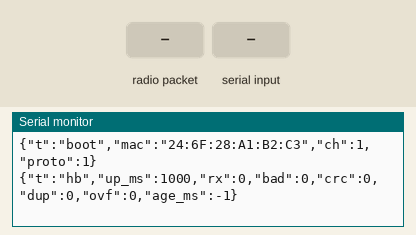
Simulated run of this program. Board: ESP32-S3. On the bench: the last lines printed to the serial monitor. Inputs (shaded band) come from the test bench.

Above: at 1.2 s.
1.3 s: radio packet "1" arrives
At 2.6 s:
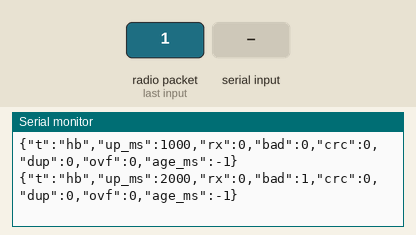
2.8 s: "1\n" received over Serial
At 3.6 s:
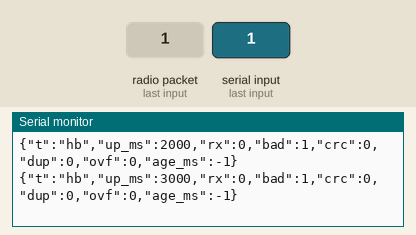
Timing chart, 0 to 5.8 s (numbered marks = the images above; inputs shaded):
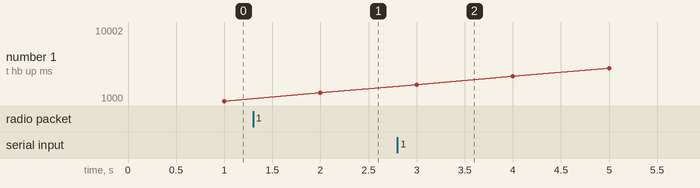

The program:

main.cpp
```cpp
// TECH12000 固定端固件：
//   ESP-NOW 收包 -> 校验/去重 -> 加接收时间 -> 每包一行 JSON 发给电脑
//   电脑 -> 一行 JSON 指令 -> LED
//   可选实体按钮 -> 上报事件（只上报，不在固件里做任何执行决定）
#include <Arduino.h>
#include <WiFi.h>
#include <esp_now.h>
#include <esp_wifi.h>
#include "esp_timer.h"

#include "board_config.h"
#include "protocol.h"

struct RxItem {
  t12k_imu_packet_t pkt;
  uint64_t t_rx_us;
  int8_t rssi;
  uint8_t len;
};

static QueueHandle_t g_q;
static volatile uint32_t g_overflow = 0;
static uint32_t g_rx = 0, g_bad = 0, g_crc = 0, g_dup = 0;
static uint32_t g_last_dev = 0, g_last_ses = 0, g_last_seq = 0;
static uint64_t g_last_rx_us = 0;
static uint32_t g_last_pc_ms = 0;
static bool g_pc_seen = false;

enum LedPattern { LED_INIT, LED_READY, LED_SUSPECT, LED_TRIGGERED, LED_FAULT };
static LedPattern g_led = LED_INIT;

// 回调在 Wi-Fi 任务里执行：只打时间戳、入队，不做串口输出
static void enqueue(const uint8_t *data, int len, int8_t rssi) {
  RxItem it;
  it.t_rx_us = esp_timer_get_time();
  it.rssi = rssi;
  it.len = (uint8_t)min(len, 255);
  memset(&it.pkt, 0, sizeof(it.pkt));
  memcpy(&it.pkt, data, min((size_t)len, sizeof(it.pkt)));
  if (xQueueSend(g_q, &it, 0) != pdTRUE) g_overflow = g_overflow + 1;  // 电脑没在读：丢新包并计数，不阻塞
}

#if ESP_ARDUINO_VERSION_MAJOR >= 3
static void on_recv(const esp_now_recv_info_t *info, const uint8_t *data, int len) {
  enqueue(data, len, info->rx_ctrl ? info->rx_ctrl->rssi : 0);
}
#else
static void on_recv(const uint8_t *mac, const uint8_t *data, int len) { enqueue(data, len, 0); }
#endif

static void led_write(int pin, bool on) {
  if (pin < 0) return;
  digitalWrite(pin, (on == (bool)LED_ACTIVE_HIGH) ? HIGH : LOW);
}

#ifdef LED_PIN_GREEN
static const int kGreen = LED_PIN_GREEN;
#else
static const int kGreen = -1;
#endif
#ifdef LED_PIN_YELLOW
static const int kYellow = LED_PIN_YELLOW;
#else
static const int kYellow = -1;
#endif
#ifdef LED_PIN_RED
static const int kRed = LED_PIN_RED;
#else
static const int kRed = -1;
#endif

static void led_update() {
  bool blink = (millis() / 250) % 2;
  LedPattern p = g_led;
  if (!g_pc_seen || millis() - g_last_pc_ms > PC_TIMEOUT_MS) p = LED_FAULT;
  led_write(kGreen, p == LED_READY);
  led_write(kYellow, p == LED_SUSPECT || (p == LED_INIT && blink));
  led_write(kRed, p == LED_TRIGGERED || (p == LED_FAULT && blink));
}

// 指令是电脑端 json.dumps 生成的紧凑单行，这里只做关键字匹配，不引入 JSON 库
static void handle_line(const char *s) {
  g_pc_seen = true;
  g_last_pc_ms = millis();
  if (!strstr(s, "\"t\":\"led\"")) return;
  if (strstr(s, "\"state\":\"ready\"")) g_led = LED_READY;
  else if (strstr(s, "\"state\":\"suspected_fall\"")) g_led = LED_SUSPECT;
  else if (strstr(s, "\"state\":\"triggered\"")) g_led = LED_TRIGGERED;
  else if (strstr(s, "\"state\":\"fault\"")) g_led = LED_FAULT;
  else g_led = LED_INIT;
}

static void poll_serial() {
  static char buf[160];
  static size_t n = 0;
  while (Serial.available()) {
    char c = (char)Serial.read();
    if (c == '\n') {
      buf[n] = 0;
      if (n) handle_line(buf);
      n = 0;
    } else if (n < sizeof(buf) - 1) {
      buf[n++] = c;
    } else {
      n = 0;  // 超长行丢弃
    }
  }
}

static void poll_button() {
#ifdef BUTTON_PIN
  static bool last = true;
  static uint32_t t_change = 0;
  bool now = digitalRead(BUTTON_PIN);
  if (now != last && millis() - t_change > 30) {
    last = now;
    t_change = millis();
    Serial.printf("{\"t\":\"btn\",\"ev\":\"%s\",\"trx\":%llu}\n", now ? "release" : "press",
                  (unsigned long long)esp_timer_get_time());
  }
#endif
}

void setup() {
  Serial.begin(SERIAL_BAUD);
  for (int pin : {kGreen, kYellow, kRed})
    if (pin >= 0) pinMode(pin, OUTPUT);
#ifdef BUTTON_PIN
  pinMode(BUTTON_PIN, INPUT_PULLUP);
#endif
  g_q = xQueueCreate(64, sizeof(RxItem));

  WiFi.mode(WIFI_STA);
  esp_wifi_set_channel(ESPNOW_CHANNEL, WIFI_SECOND_CHAN_NONE);
  if (esp_now_init() != ESP_OK) {
    Serial.println("{\"t\":\"log\",\"msg\":\"esp_now_init failed\"}");
    delay(1000);
    ESP.restart();
  }
  esp_now_register_recv_cb(on_recv);
  uint8_t mac[6];
  esp_wifi_get_mac(WIFI_IF_STA, mac);
  Serial.printf("{\"t\":\"boot\",\"mac\":\"%02X:%02X:%02X:%02X:%02X:%02X\",\"ch\":%d,\"proto\":%d}\n",
                mac[0], mac[1], mac[2], mac[3], mac[4], mac[5], ESPNOW_CHANNEL, T12K_VERSION);
}

void loop() {
  RxItem it;
  while (xQueueReceive(g_q, &it, 0) == pdTRUE) {
    const t12k_imu_packet_t &p = it.pkt;
    if (it.len != sizeof(t12k_imu_packet_t) || p.magic != T12K_MAGIC || p.version != T12K_VERSION) {
      g_bad++;
      continue;
    }
    if (t12k_crc16((const uint8_t *)&p, offsetof(t12k_imu_packet_t, crc16)) != p.crc16) {
      g_crc++;
      continue;
    }
    if (p.device_id == g_last_dev && p.session_id == g_last_ses && p.seq == g_last_seq) {
      g_dup++;  // 链路层重传造成的重复包
      continue;
    }
    g_last_dev = p.device_id;
    g_last_ses = p.session_id;
    g_last_seq = p.seq;
    g_last_rx_us = it.t_rx_us;
    g_rx++;
    char ti[24] = "null";
    if (p.flags & T12K_FLAG_IMU_TIME_VALID) snprintf(ti, sizeof(ti), "%llu", (unsigned long long)p.t_imu_us);
    Serial.printf(
        "{\"t\":\"imu\",\"dev\":\"%08lx\",\"ses\":%lu,\"seq\":%lu,\"tm\":%llu,\"ti\":%s,\"trx\":%llu,"
        "\"a\":[%.4f,%.4f,%.4f],\"g\":[%.3f,%.3f,%.3f],\"f\":%u,\"rssi\":%d}\n",
        (unsigned long)p.device_id, (unsigned long)p.session_id, (unsigned long)p.seq,
        (unsigned long long)p.t_mcu_us, ti, (unsigned long long)it.t_rx_us,
        p.accel[0], p.accel[1], p.accel[2], p.gyro[0], p.gyro[1], p.gyro[2], p.flags, it.rssi);
  }

  static uint32_t last_hb = 0;
  if (millis() - last_hb >= 1000) {  // 设备在线状态上报（与人体心跳无关）
    last_hb = millis();
    long age = g_last_rx_us ? (long)((esp_timer_get_time() - g_last_rx_us) / 1000) : -1;
    Serial.printf("{\"t\":\"hb\",\"up_ms\":%lu,\"rx\":%lu,\"bad\":%lu,\"crc\":%lu,\"dup\":%lu,"
                  "\"ovf\":%lu,\"age_ms\":%ld}\n",
                  (unsigned long)millis(), (unsigned long)g_rx, (unsigned long)g_bad,
                  (unsigned long)g_crc, (unsigned long)g_dup, (unsigned long)g_overflow, age);
  }
  poll_serial();
  poll_button();
  led_update();
  delay(1);
}
```

board_config.h
```cpp
// 固定端板级配置。GPIO 必须按【实物引脚图和实际接线】填写，不要猜。
#pragma once

#define ESPNOW_CHANNEL 1       // 必须与手环一致
#define SERIAL_BAUD 921600     // 必须与电脑端 sources.wristband.baud 一致（原生USB CDC会忽略）

// ---- LED（可选；未定义的不驱动）。每个LED必须串限流电阻 ----
// #define LED_PIN_GREEN  ?
// #define LED_PIN_YELLOW ?
// #define LED_PIN_RED    ?
#define LED_ACTIVE_HIGH 1

// ---- 实体按钮（可选，瞬时按钮，按下接地，使用内部上拉）----
// #define BUTTON_PIN ?

// 超过这么久没收到电脑的任何指令，LED 转为故障闪烁（电脑程序可能已退出）
#define PC_TIMEOUT_MS 3000
```

Measured:
- after the input at 1.3 s, the serial monitor: prints a new line after 0.70 s (image 1)
- after the input at 2.8 s, the serial monitor: prints a new line after 0.20 s (image 2)
- plotted number 1: 2000 → 10002 after the input at 2.8 s
